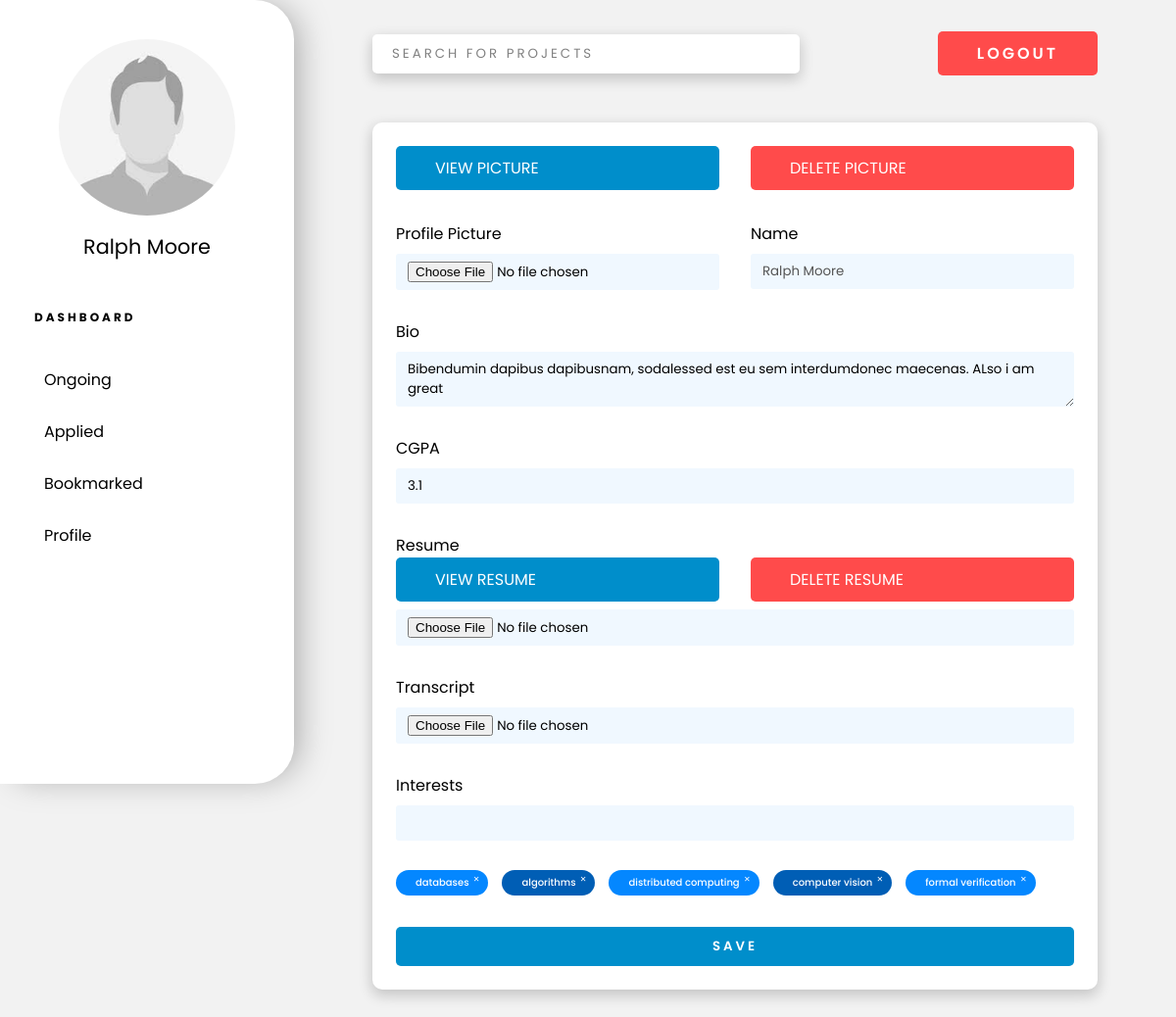
/students/profile/ (signed in), run on an earlier commit of the app's database.
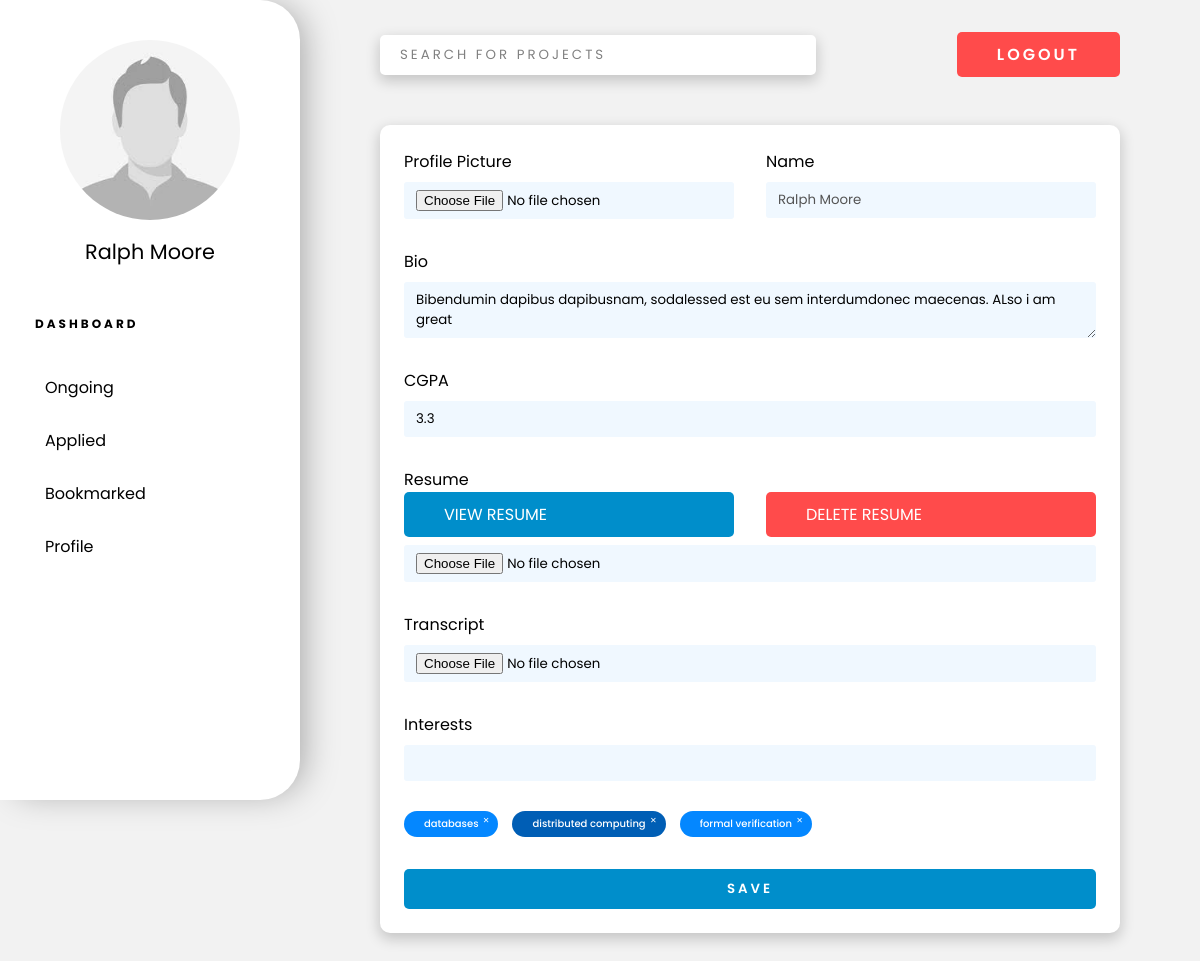
And on a later commit of the database.
### portal/models.py (models this page shows, shortened)
class Student(models.Model):
    user = models.ForeignKey(User, verbose_name=_("Auth User"), on_delete=models.CASCADE)
    bio = models.TextField()
    cv = models.FileField(_("Resume"), upload_to= upload_cv,storage=OverwriteStorage(), null=True)
    transcript = models.FileField(_("Transcripts"), upload_to= upload_transcript , storage=OverwriteStorage(), null=True)
    pic = models.FileField(_("Profile Pic"), upload_to=upload_pic, null=True, storage=OverwriteStorage())
    cgpa = models.FloatField(_("CGPA"), validators=[MaxValueValidator(10)], null=True)
    interests = models.ManyToManyField("Interests")

class Interests(models.Model):
    research_field = models.CharField(_("Research Area of Interest"), max_length=50)

### portal/views.py (the view, shortened to what this page needs)
class StudentViewSet(ModelViewSet):
    queryset=Student.objects.all()
    serializer_class=StudentSerializer
    permission_classes=[permissions.IsAuthenticated]
    @action(detail=False,methods=['GET'])
    def profile(self, request):
        user = request.user
        students = user.student_set.all()
        if(len(students) == 1):
            student = students[0]
            serializer = StudentSerializer(student, many=False)
            interest_text = ', '.join([it['research_field'] for it in serializer.data['interests']])
            return render(request, template_name='profile.html', context={'student':serializer.data, 'interest_text': interest_text})
        return Response(404)

### templates/profile.html (shortened to what this page needs)
{% extends 'dashboard-base.html' %}
{% load static %}
{% block content %}
<div class="profile-container">
    <form id="profile-form" method="PUT" action="/students/{{student.id}}/">
        <div class="inline">
            {% if student.pic is not None %}
            <a href="{{student.pic}}" class="btn">View Picture</a>
            <a href="#" class="btn btn-red" onclick="deleteDoc('pic')"> Delete Picture</a>
            {% endif %}
            <div style="display: flex; flex-direction: column;">
                <label for="picture">Profile Picture</label>
                <input type="file" name="pic" id="picture" onchange="checkJpeg(this)">
            </div>
            <div style="display: flex; flex-direction: column;">
                <label for="name">Name</label>
                <input type="text" name="name" id="name" value="{{student.user.first_name}} {{student.user.last_name}}" disabled>
            </div>
        </div>
        <label for="bio">Bio</label>
        <textarea name="bio" id="bio" cols="30" rows="2">{{student.bio}}</textarea>
        <label for="cgpa">CGPA</label>
        <input type="text" name="cgpa" id="cgpa" value="{{student.cgpa}}">
        <label for="resume">Resume</label>
        <div class="inline">
            {% if student.cv is not None %}
            <a href="{{student.cv}}" class="btn">View Resume</a>
            <a href="#" class="btn btn-red" onclick="deleteDoc('cv')"> Delete Resume</a>
            {% endif %}
        </div>
        <input type="file" name="cv" id="cv" onchange="checkPdf(this)">
        <label for="transcript">Transcript</label>
        <input type="file" name="transcript" id="transcript">
        <label for="interests">Interests</label>
        <div class="int-searchbar">
            <input type="text" name="intDummy" autocomplete="off">
        </div>
        <div class="tag-container">
            {% for interest in student.interests %}
            <div class="tag" onclick="handleTagDelete(this)">{{interest.research_field}}</div>
            {% endfor %}
        </div>
        <button type="submit" class="btn wide-text bold">Save</button>
    </form>
</div>
{% endblock %}

What changed in the data, as far as the page shows it:
no longer on this page (row unchanged): Interests: research_field "algorithms"
no longer on this page (row unchanged): Interests: research_field "computer vision"
changed Student: cgpa "3.1" → "3.3"
Also different on the page:
text no longer shown: "VIEW PICTURE DELETE PICTURE"
